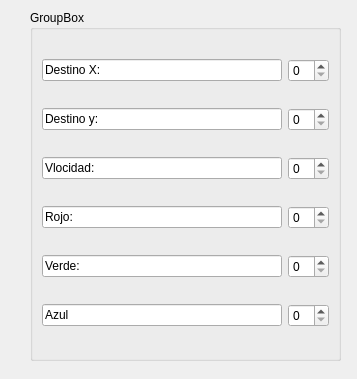
<?xml version="1.0" encoding="UTF-8"?>
<ui version="4.0">
 <class>Dialog</class>
 <widget class="QDialog" name="Dialog">
  <property name="geometry">
   <rect>
    <x>0</x>
    <y>0</y>
    <width>357</width>
    <height>379</height>
   </rect>
  </property>
  <property name="windowTitle">
   <string>Dialog</string>
  </property>
  <widget class="QGroupBox" name="groupBox">
   <property name="geometry">
    <rect>
     <x>30</x>
     <y>10</y>
     <width>311</width>
     <height>351</height>
    </rect>
   </property>
   <property name="title">
    <string>GroupBox</string>
   </property>
   <layout class="QGridLayout" name="gridLayout">
    <item row="0" column="0">
     <widget class="QLineEdit" name="lineEdit_6">
      <property name="text">
       <string>Destino X:</string>
      </property>
     </widget>
    </item>
    <item row="0" column="1">
     <widget class="QSpinBox" name="spinBox"/>
    </item>
    <item row="1" column="0">
     <widget class="QLineEdit" name="lineEdit_5">
      <property name="text">
       <string>Destino y:</string>
      </property>
     </widget>
    </item>
    <item row="1" column="1">
     <widget class="QSpinBox" name="spinBox_6"/>
    </item>
    <item row="2" column="0">
     <widget class="QLineEdit" name="lineEdit_4">
      <property name="text">
       <string>Vlocidad:</string>
      </property>
     </widget>
    </item>
    <item row="2" column="1">
     <widget class="QSpinBox" name="spinBox_5"/>
    </item>
    <item row="3" column="0">
     <widget class="QLineEdit" name="lineEdit_3">
      <property name="text">
       <string>Rojo:</string>
      </property>
     </widget>
    </item>
    <item row="3" column="1">
     <widget class="QSpinBox" name="spinBox_4"/>
    </item>
    <item row="4" column="0">
     <widget class="QLineEdit" name="lineEdit">
      <property name="text">
       <string>Verde:</string>
      </property>
     </widget>
    </item>
    <item row="4" column="1">
     <widget class="QSpinBox" name="spinBox_3"/>
    </item>
    <item row="5" column="0">
     <widget class="QLineEdit" name="lineEdit_2">
      <property name="text">
       <string>Azul</string>
      </property>
     </widget>
    </item>
    <item row="5" column="1">
     <widget class="QSpinBox" name="spinBox_2"/>
    </item>
   </layout>
  </widget>
 </widget>
 <resources/>
 <connections/>
</ui>
